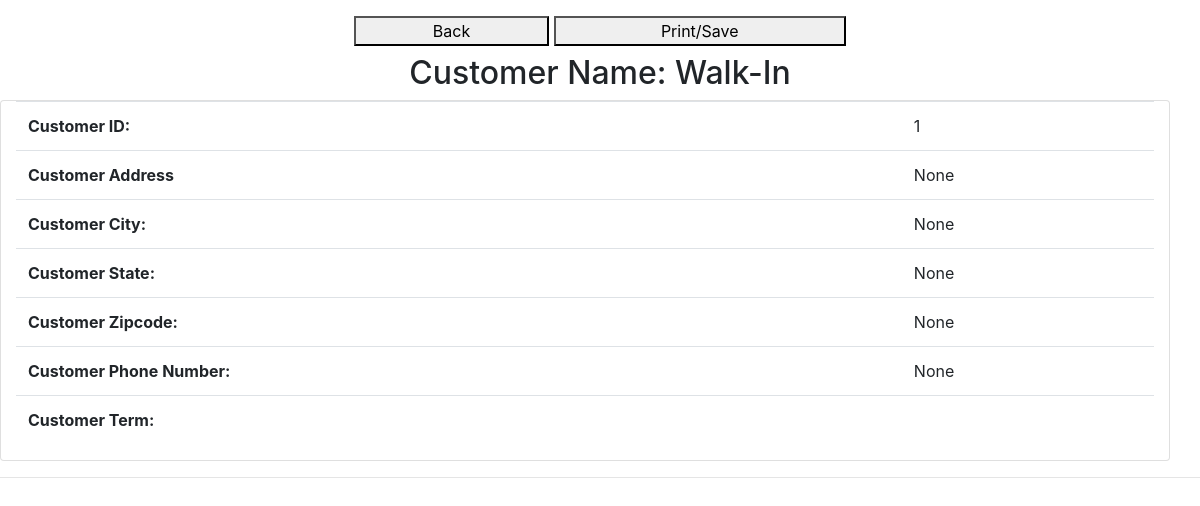
Page /details/customer/1 (signed in) on the committed database.
### flow/models.py (models this page shows)
class customerTable(db.Model):
    customerid = db.Column(db.Integer, primary_key=True)
    userid = db.Column(db.Integer, db.ForeignKey('users_table.id'), nullable=False)
    accountnumber = db.Column(db.Integer, nullable=False)
    customername = db.Column(db.String(255), nullable=False)
    customerdescription = db.Column(db.String(255), nullable=False)
    customeremail = db.Column(db.String(255))
    customernumber = db.Column(db.String(255))
    customeraddress = db.Column(db.String(255))
    customercity = db.Column(db.String(255))
    customerstate = db.Column(db.String(255))
    customerzip = db.Column(db.Integer)
    customerdate = db.Column(db.Date, nullable=False)

### flow/details.py (the view)
@app.route('/details/customer/<int:id>', methods=['GET', 'POST'])
@login_required
def customerDetails(id):
    try:
        cust = customerTable.query.filter(customerTable.userid == current_user.id). filter(customerTable.customerid == id).first()
    except(AttributeError, SQLAlchemy.exc.OperationalError):
        cust = customerTable.query.filter(customerTable.userid == current_user.id). filter(customerTable.customerid == id).first()
    return render_template('/details/customer.html', customer=cust)

### flow/models.py (called while the page is built)
@login_manager.user_loader
def load_user(userid):
    return usersTable.query.get(userid)

### flow/templates/details/customer.html (shortened to what this page needs)
{% extends "details/detail_template.html" %}
{% import "bootstrap/wtf.html" as wtf %}
{% block content %}
<div class="col-12 row no-gutters vw-100" id="content">
    <div class="col-12 row no-gutters justify-content-center">
        <h2>Customer Name: {{customer.customername}}</h2>
    </div>
    <div class="col-12 row justify-content-center">
        <div class="col-12 card">
            <table class="table">
                <tr>
                    <th scope="row">Customer ID:</th>
                    <td>{{customer.customerid}}</td>
                </tr>
                <tr>
                    <th scope="row">Customer Address</th>
                    <td>{{customer.customeraddress}}</td>
                </tr>
                <tr>
                    <th scope="row">Customer City:</th>
                    <td>{{customer.customercity}}</td>
                </tr>
                <tr>
                    <th scope="row">Customer State:</th>
                    <td>{{customer.customerstate}}</td>
                </tr>
                <tr>
                    <th scope="row">Customer Zipcode:</th>
                    <td>{{customer.customerzip}}</td>
                </tr>
                <tr>
                    <th scope="row">Customer Phone Number:</th>
                    <td>{{customer.customernumber}}</td>
                </tr>
                <tr>
                    <th scope="row">Customer Term:</th>
                    <td>{{customer.customerterm}}</td>
                </tr>
            </table>
        </div>
    </div>
</div>
<hr>
{% endblock %}

### rows in the picture
customerTable: customername "Walk-In", customerid "1", customeraddress "None", customercity "None", customerstate "None", customerzip "None", customernumber "None"
